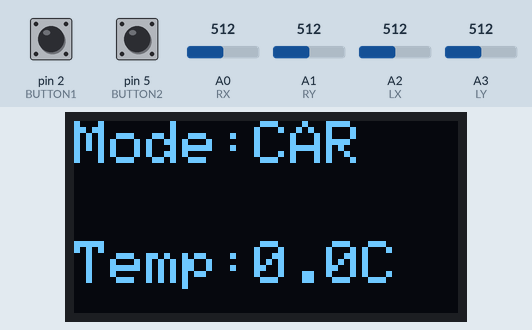
The sketch below on a simulated Arduino Uno, built with avr-gcc and run on an emulated ATmega328P. Shown: 128×64 one-colour display. The test bench sets the inputs (shaded band); at power-on: pin 2 (BUTTON1) HIGH, A0 (RX) = 512, A1 (RY) = 512, pin 5 (BUTTON2) HIGH, A2 (LX) = 512, A3 (LY) = 512. No radio packets arrive unless stated; what the sketch prints to the serial monitor is not drawn.

Above: at 1.2 s.
1.3 s: pin 2 (BUTTON1) pulled LOW for 0.15 s
At 2.8 s:
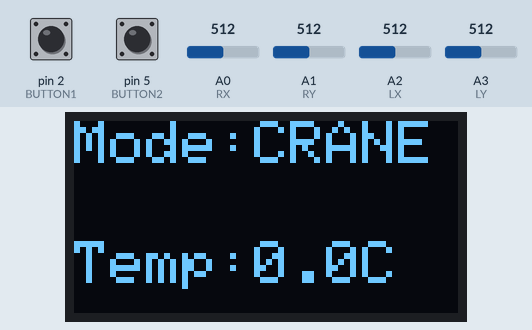
3.1 s: pin 2 (BUTTON1) pulled LOW for 1 s
At 3.8 s:
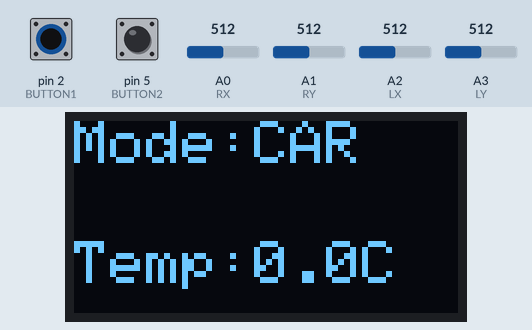
5.6 s: A0 (RX) set to 104
8.6 s: A0 (RX) set to 93
11.6 s: A1 (RY) set to 108
14.6 s: A1 (RY) set to 89
Timing chart, 0 to 17.6 s (numbered marks = the images above; inputs shaded):
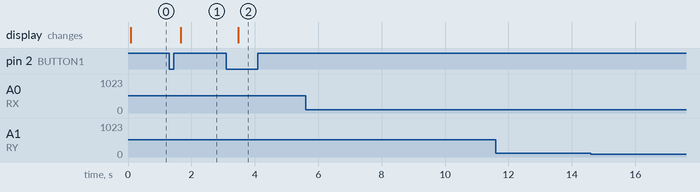

Measured:
- after the input at 1.3 s, the display: changes after 0.37 s (image 1)
- after the input at 3.1 s, the display: changes after 0.38 s (image 2)
- after the input at 5.6 s, every drawn part: stays the same
- after the input at 8.6 s, every drawn part: stays the same
- after the input at 11.6 s, every drawn part: stays the same
- after the input at 14.6 s, every drawn part: stays the same

The sketch:

TX_V4.ino
```cpp
#include <SPI.h>
#include <nRF24L01.h>
#include <RF24.h>
#include <Wire.h>
#include <Adafruit_GFX.h>
#include <Adafruit_SSD1306.h>

// OLED setup
#define SCREEN_WIDTH 128
#define SCREEN_HEIGHT 64
#define OLED_RESET -1
Adafruit_SSD1306 display(SCREEN_WIDTH, SCREEN_HEIGHT, &Wire, OLED_RESET);

// Joystick pins
#define RX A0
#define RY A1
#define LX A2
#define LY A3

// Knapper
#define BUTTON1 2  // Skifter mellem Crane / Car
#define BUTTON2 5  // (fremtidig funktion)

RF24 radio(7, 8);
const byte address[6] = "00010";

// Data Structs
struct ControlData {
  int rxVal;
  int ryVal;
  int lxVal;
  int lyVal;
  bool mode;
  bool mode2;
};

struct AckPayload {
  float temperature;
};

ControlData data;
AckPayload ack;

bool lastButton1 = HIGH;
bool lastButton2 = HIGH;

unsigned long lastSend = 0;
const unsigned long sendInterval = 20;

void setup() {
  Serial.begin(9600);
  pinMode(BUTTON1, INPUT_PULLUP);
  pinMode(BUTTON2, INPUT_PULLUP);

  display.begin(SSD1306_SWITCHCAPVCC, 0x3C);
  display.clearDisplay();
  display.setTextSize(2);
  display.setTextColor(WHITE);
  display.setCursor(0, 0);
  display.println("Ready");
  display.display();

  radio.begin();
  radio.openWritingPipe(address);
  radio.setPALevel(RF24_PA_HIGH);
  radio.setDataRate(RF24_1MBPS);
  radio.enableAckPayload();
  radio.stopListening();

  Serial.println("TX klar - Crane + Car");
  radio.printDetails();  // Debug
}

void loop() {
  if (millis() - lastSend >= sendInterval) {
    lastSend = millis();

    // Læs joysticks
    data.rxVal = analogRead(RX);
    data.ryVal = analogRead(RY);
    data.lxVal = analogRead(LX);
    data.lyVal = analogRead(LY);

    // MODE toggle (Crane/Car)
    bool currentButton1 = digitalRead(BUTTON1);
    if (currentButton1 == LOW && lastButton1 == HIGH) {
      data.mode = !data.mode;
      delay(300); // Debounce
    }
    lastButton1 = currentButton1;

    // MODE2 (NOT USED)
    bool currentButton2 = digitalRead(BUTTON2);
    if (currentButton2 == LOW && lastButton2 == HIGH) {
      data.mode2 = !data.mode2;
      delay(300);
    }
    lastButton2 = currentButton2;

    // Send data til RX
    radio.write(&data, sizeof(data));

    // Modtag temperatur
    if (radio.isAckPayloadAvailable()) {
      radio.read(&ack, sizeof(ack));
    }

    // === OLED Display ===
    display.clearDisplay();
    display.setTextSize(2);
    display.setCursor(0, 0);
    display.print("Mode: ");
    display.setTextSize(2);
    display.setCursor(60, 0);
    if (data.mode) {
      display.println("CRANE");
    } else {
      display.println("CAR");
    }

    display.setTextSize(2);
    display.setCursor(0, 40);
    display.print("Temp:");
    display.print(ack.temperature, 1);
    display.print("C");
    display.display();

    // === Debug Serial ===
    Serial.print("MODE: "); Serial.print(data.mode ? "CRANE" : "CAR");
    Serial.print(" | RX: "); Serial.print(data.rxVal);
    Serial.print(" | RY: "); Serial.print(data.ryVal);
    Serial.print(" | LX: "); Serial.print(data.lxVal);
    Serial.print(" | LY: "); Serial.print(data.lyVal);
    Serial.print(" | TEMP: "); Serial.println(ack.temperature, 1);
  }
}
```
